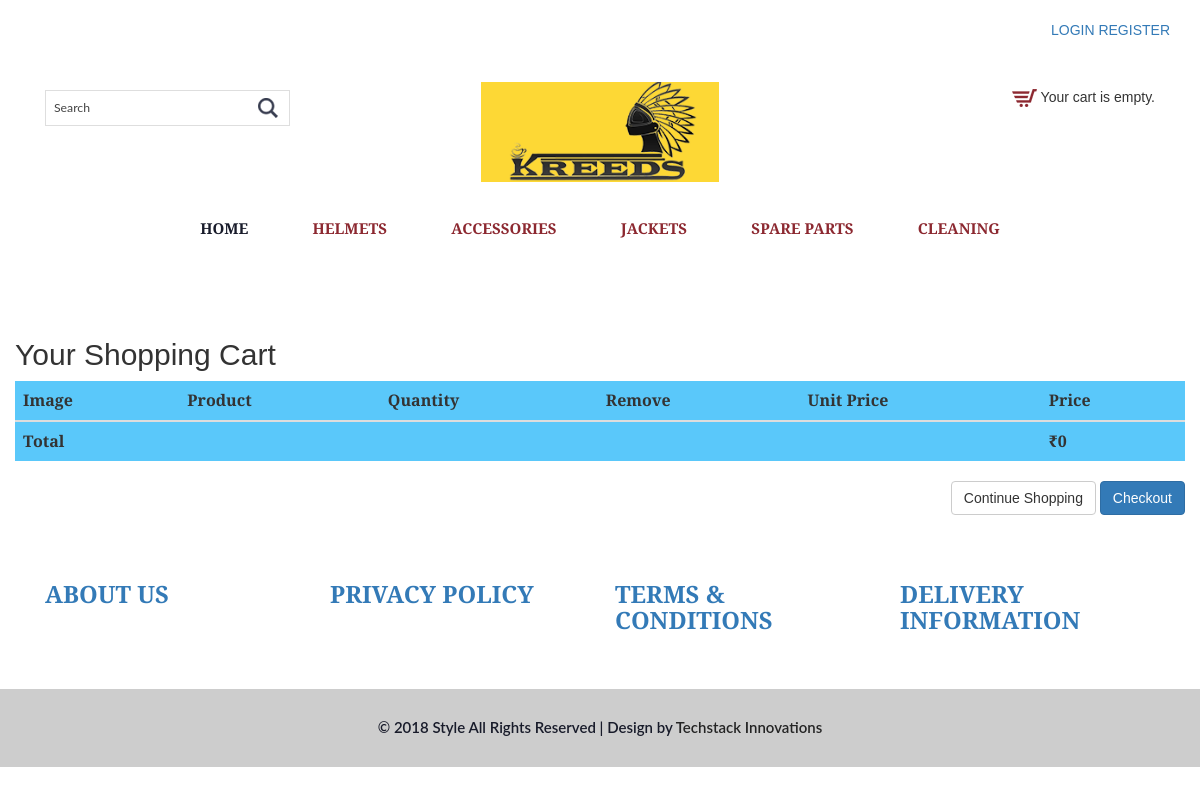
Page /cart/ on the committed database.
### ecom/models.py (models this page shows, shortened)
class Category(models.Model):
	Name=models.CharField(max_length=30)
	Description=models.TextField(max_length=50)

### ecom/views.py (the view)
# urls.py: url(r'^cart/$', cart_detail, name='cart_detail'),
def cart_detail(request):
    categories=Category.objects.all()
    cart = Cart(request)
    for item in cart:
        item['update_quantity_form'] = CartAddProductForm(initial={'quantity': item['quantity'], 'update': True})
    return render(request, 'frontend/detail.html', {'cart': cart, 'categories':categories})

### ecom/cart.py (called while the page is built)
    def __iter__(self):
        product_ids = self.cart.keys()
        products = Product.objects.filter(id__in=product_ids)
        for product in products:
            self.cart[str(product.id)]['product'] = product
        for item in self.cart.values():
            item['price'] = Decimal(item['price'])
            item['total_price'] = item['price'] * item['quantity']
            yield item

    def __len__(self):
        return sum(item['quantity'] for item in self.cart.values())

    def get_total_price(self):
        return sum(Decimal(item['price']) * item['quantity'] for item in self.cart.values())

### ecom/context_processor.py (called while the page is built)
def cart(request):
    return {'cart': Cart(request)}

### templates/frontend/detail.html (shortened to what this page needs)
{% extends 'frontend/index.html' %}
{% load static %}
{% block content %}
    <div class="container">
        <div class="row" style="margin-top: 6%">
        <h2>Your Shopping Cart</h2>
            <table class="table table-striped table-hover">
                <thead style="background-color: #5AC8FA">
                    <tr>
                        <th>Image</th>
                        <th>Product</th>
                        <th>Quantity</th>
                        <th>Remove</th>
                        <th>Unit Price</th>
                        <th>Price</th>
                    </tr>
                </thead>
                <tbody>
                <tr style="background-color: #5AC8FA">
                    <td><b>Total</b></td>
                    <td colspan="4"></td>
                    <td colspan="num"><b>₹{{ cart.get_total_price }}</b></td>
                </tr>
                </tbody>
            </table>
        <p class="text-right">
            <a href="{% url 'index' %}" class="btn btn-default">Continue Shopping</a>
            {% if user.is_authenticated %}
            <a href="{% url 'checkout' pk=user.pk %}" class="btn btn-primary">Checkout</a>
            {% else %}
            <a href="{% url 'auth_login' %}" class="btn btn-primary">Checkout</a>
            {% endif %}
        </p>
        </div>
    </div>
{% endblock %}

### templates/frontend/index.html (shortened to what this page needs)
<!DOCTYPE html>
{% load static %}
<html>
<head>
<link href="{% static 'frontend/css/bootstrap.css' %}" rel="stylesheet"  type="text/css" media="all" />
<link href="{% static 'frontend/css/style.css' %}" rel="stylesheet" type="text/css" media="all" />
<link href="{% static 'frontend/css/memenu.css' %}" rel="stylesheet" type="text/css" media="all" />
</head>
<body>
	<div class="container">
		<div class="pull-right">
		{% if request.user.is_authenticated %}
			<p><a href="{% url 'auth_logout' %}" class="simpleCart_empty">LOGOUT</a></p>
        {% else %}
             <a class="active" href="{% url 'auth_login' %}">LOGIN</a>
             <a class="active" href="{% url 'registration_register' %}">REGISTER</a>
        {% endif %}
		</div>
	</div>
	<div class="top-header">
	<div class="container">
		<div class="top-header-main">
			<div class="col-md-4 top-header-left">
				<div class="search-bar">
				<form action="/search/" method="get">{% csrf_token %}
					<input type="text" name="q" value="Search" onfocus="this.value = '';" onblur="if (this.value == '') {this.value = 'Search';}">
					<input type="submit" value="">
					</form>
				</div>
			</div>
			<div class="col-md-4 top-header-middle">
				<a href="/"><img src="{% static 'frontend/images/logo-4.png' %}" alt="" /></a>
			</div>
			<div class="col-md-4 top-header-right">
				<div class="cart box_1">
					{% if cart|length > 0 %}
						<a href="{% url 'cart_detail' %}">
						<h3>
							<div class="total">
							<span class="total">₹{{ cart.get_total_price }}</span>
							(<span class="simpleCart">{{ cart|length }} items}</span>)
						</div>
							<img src="{% static 'frontend/images/cart-1.png' %}" alt="" />
						</a>
						<div class="clearfix"> </div>
						{% else %}
						<img src="{% static 'frontend/images/cart-2.png' %}" alt="" />
						Your cart is empty.
				{% endif %}
					</div>
			</div>
		</div>
	</div>
</div>
	<div class="header-bottom">
		<div class="container">
			<div class="top-nav">
				<ul class="memenu skyblue"><li class="active"><a href="/">Home</a></li>
				{% if categories %}
					{% for category in categories %}
					<li class="grid"><a href="{% url 'category' pk=category.pk %}">{{ category.Name }}</a></li>
					{% endfor %}
					{% endif %}
		</div>
	</div>
	{% block content %}{% endblock %}
	<div class="footer">
		<div class="container">
			<div class="footer-top">
			<div class="col-md-3 footer-left">
					<h3><a href="aboutus/">ABOUT US</a></h3>
				</div>
				<div class="col-md-3 footer-left">
					<h3><a href="privacy/"> PRIVACY POLICY</a></h3>
				</div>
				<div class="col-md-3 footer-left">
					<h3><a href="terms/">TERMS & CONDITIONS</a></h3>
				</div>
				<div class="col-md-3 footer-left">
					<h3><a href="info/">DELIVERY INFORMATION</a></h3>
				</div>
			</div>
		</div>
	</div>
	<div class="footer-text">
		<div class="container">
			<div class="footer-main">
				<p class="footer-class">© 2018 Style All Rights Reserved | Design by  <a href="http://techstackinnovations.com/" target="_blank">Techstack Innovations</a> </p>
			</div>
		</div>
	</div>
</body>
</html>

### static/frontend/css/style.css (style rules this page uses)
body { background:#fff; font-family: 'Alegreya Sans SC', sans-serif; }
body a { transition: 0.5s all; -webkit-transition: 0.5s all; -o-transition: 0.5s all; -moz-transition: 0.5s all; -ms-transition: 0.5s all; }
.top-header { padding: 3em 0px 1.5em 0px; }
.search-bar input[type="text"] { width: 100%; padding: 8px 45px 8px 8px; border: 1px solid rgba(0, 0, 0, 0.13); background: none; outline: none; -webkit-appearance: none; color: rgba(0, 0, 0, 0.74); font-size: 0.875em; font-family: 'Lato', sans-serif; }
.search-bar input[type="submit"] { background: url(../images/search.png)no-repeat 0px 0px; outline: none; -webkit-appearance: none; border: 0; display: inline-block; vertical-align: -webkit-baseline-middle; position: absolute; width: 24px; height: 24px; top: 6px; left: 211px; }
.search-bar { position: relative; width: 70%; margin-top: 8px; }
.top-header-middle { text-align: center; }
.box_1 { float: right; margin-top: 5px; }
.header-bottom { padding: 10px 0px; }
.footer { padding:5em 0px; }
.footer-left h3 { color: #242424; font-size: 1.7em; font-weight: 600; margin: 0; }
.footer-text { padding: 2em 0px; background: rgba(153, 153, 153, 0.49); }
.footer-main { text-align:center; }
.footer-main p { color: #181b2a; font-size: 15px; font-weight: 600; font-family: 'Lato', sans-serif; margin: 0; }
.footer-main p a { color: #242424; }
@media (max-width:1280px) { .footer { padding: 4em 0px; } }

### static/frontend/css/memenu.css (style rules this page uses)
.memenu { margin:0;padding:0;width:100%;list-style:none;display:inline-block;position:relative;font-family:Calibri,Arial;font-size:15px }
.memenu li { display:inline-block; }
ul.memenu.skyblue { text-align: center; }
.memenu>li>a { font-family: 'Alegreya Sans SC', sans-serif;float:left;padding: 5px 30px 5px 30px;color:#555;font-weight:600;text-decoration:none;text-transform:uppercase;transition:color .4s ease-in-out;-moz-transition:color .4s ease-in-out;-webkit-transition:color .4s ease-in-out;-o-transition:color .4s ease-in-out }
.skyblue li>a,.skyblue>li.showhide span { color:#8c2830 }
.skyblue>li:hover>a,.skyblue>li.active>a,.skyblue .dropdown li:hover>a { color:#181b2a }

### rows in the picture
Category: Name "HELMETS"
Category: Name "ACCESSORIES"
Category: Name "JACKETS"
Category: Name "SPARE PARTS"
Category: Name "CLEANING"

### other values in the picture
{{ cart.get_total_price }} "0"
